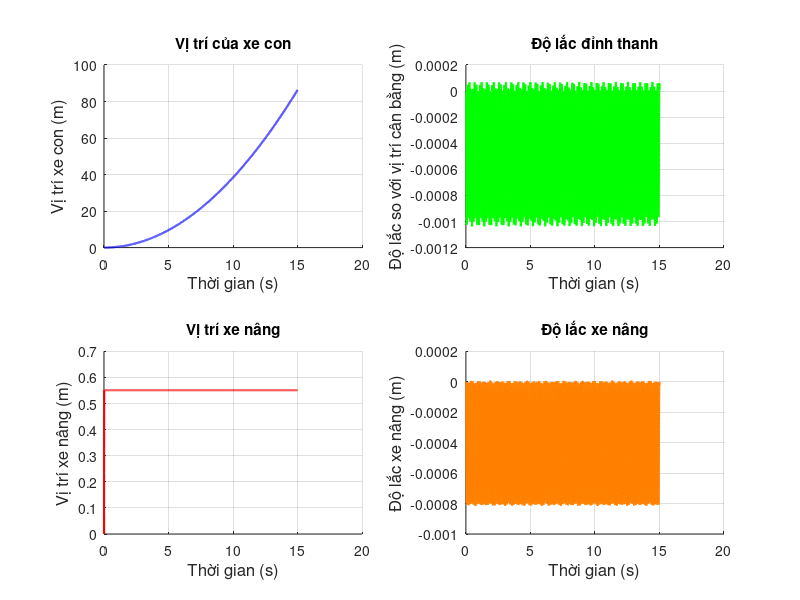

This figure's MATLAB source:
clc;
close all;
clear;
%--------------------------------------------------------------------------
%    Mô phỏng chuyển động của dầm Euler - Bernoulli trong mô hình SMC
%--------------------------------------------------------------------------

% Thiết lập các thông số cho dầm
L = 0.63; EI = 0.754; rho_A = .297;
% Các vật nặng 
mw = 13.1; mk = 0.04; mh = 0.86; g = 9.81;

% Thiết lập thông số không gian và thời gian
n = 9; r = 10000;
tmax = 15;
delta_Y = L/(n - 1); % Bước không gian
delta_t = tmax/(r - 1); % Bước thời gian

% Khởi tạo ma trận để lưu giá trị
w = zeros(n,r);
x3 = zeros(1,r); % Độ lắc của thanh tại x2 (x3)
x2 = 2; 
dx2dt_2 = zeros(1,r);
dx2dt_2(1:2) = delta_Y;

% Lực tác động vào xe con
F1 = zeros(1,r);
F1(1:r) = 10;

% Lực tác động vào xe nâng
F2 = zeros(1,r);
F2(1:r) = 10;

%--------------------------------------------------------------------------
for j = 3:(r - 1)
    wyyy0 = (w(3,j) - 2*w(2,j) + w(1,j))/(2*delta_Y^3);
    S2 = (F1(j + 1) - EI*wyyy0)/mw;
    w(1,j + 1) = 2*w(1,j) - w(1,j - 1) + delta_t^2*S2; % 5b
    for i = 3:(n - 2)
        % Đạo hàm theo Y
        wyyyy = (w(i + 2,j) - 4*w(i + 1,j) + 6*w(i,j) - 4*w(i - 1,j) + w(i - 2,j));
        S1 = (-EI/(rho_A*delta_Y^4))*wyyyy; 
        S4 = (-EI/(mh*delta_Y^3))*wyyyy;

        % Chuyển động của xe nâng
        dx3dt_2 = (x3(j + 1) - 2*x3(j) + x3(j - 1))/(2*delta_t^2);
        wyx2 = (w(x2 + 1,j - 1) - w(x2 - 1,j - 1))/(2*delta_Y^2);
        dx2dt_2(j + 1) = 2*dx2dt_2(j) - dx2dt_2(j - 1) + (F2(j + 1) - mh*g - mh*dx3dt_2*wyx2)/mh*delta_t^2; % 5c

        % Cập nhật vị trí x2
        if dx2dt_2(j + 1) < delta_Y
            x2 = 2;
            dx2dt_2(j + 1) = delta_Y;
        elseif dx2dt_2(j + 1) > L - delta_Y
            x2 = n - 1;
            dx2dt_2(j + 1) = L - delta_Y;
        else
            x2 = ceil(dx2dt_2(j + 1)/delta_Y);
        end

        % Độ lắc của thanh
        if dx2dt_2(j + 1) ~= x2
            w(i,j + 1) = 2*w(i,j) - w(i,j - 1) + delta_t^2*S1; % 5a
            x3(j + 1) = w(i,j + 1) - w(1,j + 1);
        else
            w(i,j + 1) = 2*w(i,j) - w(i,j - 1) + delta_t^2*S4; % 5d
            x3(j + 1) = w(i,j + 1) - w(1,j + 1);
        end
    end
    wyyyl = (-2*w(n,j) + 3*w(n - 1,j) - w(n - 2,j))/(2*delta_Y^3);
    S3 = (EI/mk)*wyyyl;
    w(2,j + 1) = w(1,j + 1);
    w(n,j + 1) = 2*w(n,j) - w(n,j - 1) + delta_t^2*S3; % 5e
    w(n - 1,j + 1) = (w(n,j + 1) + w(n - 2,j + 1))/2;
end
%--------------------------------------------------------------------------

% Khởi tạo giá trị để mô phỏng
t_tr = linspace(0,tmax,r);

% Vẽ đồ thị
subplot(2,2,1);
grid on;
hold on;
plot(t_tr,w(1,:),'b','LineWidth',1.5);
title({'Vị trí của xe con'});
ylabel('Vị trí xe con (m)','FontSize',12);
xlabel('Thời gian (s)','FontSize',12);

subplot(2,2,2);
grid on;
hold on;
plot(t_tr,w(n,:) - w(1,:),'g','LineWidth',1.5); % Vị trí tương đối của mk so với xe con
title({'Độ lắc đỉnh thanh'});
ylabel('Độ lắc so với vị trí cân bằng (m)','FontSize',12);
xlabel('Thời gian (s)','FontSize',12);

subplot(2,2,3);
grid on;
hold on;
plot(t_tr,dx2dt_2,'r','LineWidth',1.5);
title({'Vị trí xe nâng'});
ylabel('Vị trí xe nâng (m)','FontSize',12);
xlabel('Thời gian (s)','FontSize',12);

subplot(2,2,4);
grid on;
hold on;
plot(t_tr,x3,'Color',[1 0.5 0],'LineWidth',1.5);
title({'Độ lắc xe nâng'});
ylabel('Độ lắc xe nâng (m)','FontSize',12);
xlabel('Thời gian (s)','FontSize',12);
